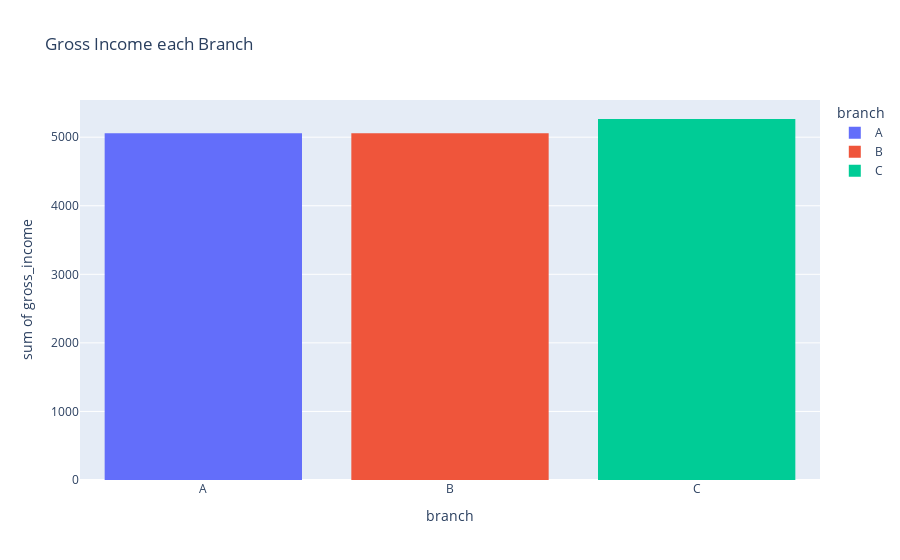

Source (notebook cell):
### Markdown cell above
Visualization of Most Income Branch

### Code cell
px.histogram(data.sort_values('branch'),x='branch', y='gross_income', color = 'branch', title='Gross Income each Branch')

### Figure 1 — Plotly figure (JSON) as saved in the notebook; plotly's stock layout.template omitted (floating-point values rounded to 4 significant figures; data arrays with more than 128 entries replaced by an {"elided": "..."} marker saying what was removed)
{"data": [{"alignmentgroup": "True", "bingroup": "x", "histfunc": "sum", "hovertemplate": "branch=%{x}<br>sum of gross_income=%{y}<extra></extra>", "legendgroup": "A", "marker": {"color": "#636efa", "pattern": {"shape": ""}}, "name": "A", "offsetgroup": "A", "orientation": "v", "showlegend": true, "type": "histogram", "x": {"elided": "340 str values"}, "xaxis": "x", "y": {"elided": "340 float values"}, "yaxis": "y"}, {"alignmentgroup": "True", "bingroup": "x", "histfunc": "sum", "hovertemplate": "branch=%{x}<br>sum of gross_income=%{y}<extra></extra>", "legendgroup": "B", "marker": {"color": "#EF553B", "pattern": {"shape": ""}}, "name": "B", "offsetgroup": "B", "orientation": "v", "showlegend": true, "type": "histogram", "x": {"elided": "332 str values"}, "xaxis": "x", "y": {"elided": "332 float values"}, "yaxis": "y"}, {"alignmentgroup": "True", "bingroup": "x", "histfunc": "sum", "hovertemplate": "branch=%{x}<br>sum of gross_income=%{y}<extra></extra>", "legendgroup": "C", "marker": {"color": "#00cc96", "pattern": {"shape": ""}}, "name": "C", "offsetgroup": "C", "orientation": "v", "showlegend": true, "type": "histogram", "x": {"elided": "328 str values"}, "xaxis": "x", "y": {"elided": "328 float values"}, "yaxis": "y"}], "layout": {"barmode": "relative", "legend": {"title": {"text": "branch"}, "tracegroupgap": 0}, "title": {"text": "Gross Income each Branch"}, "xaxis": {"anchor": "y", "categoryarray": ["A", "B", "C"], "categoryorder": "array", "domain": [0, 1], "title": {"text": "branch"}}, "yaxis": {"anchor": "x", "domain": [0, 1], "title": {"text": "sum of gross_income"}}}}
